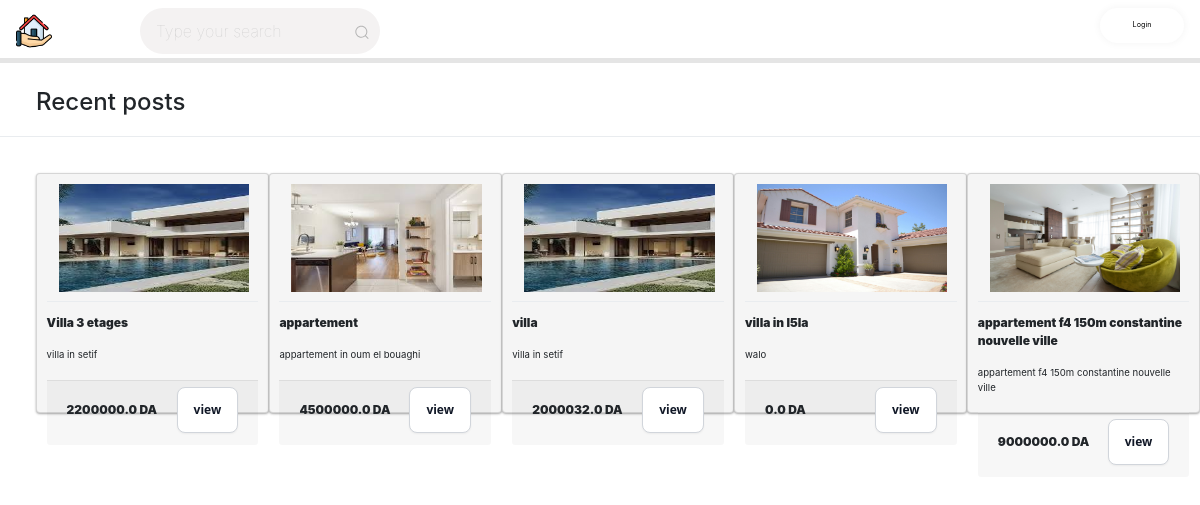
Screenshot of /real_estate/ with the database file from the repository.
### main/models.py (models this page shows, shortened)
class post(models.Model):
    user_id = models.ForeignKey("custom_user",on_delete=models.CASCADE)
    title = models.CharField(max_length=256)
    space = models.FloatField()
    floor_num = models.IntegerField()
    description = models.CharField(max_length=1024)
    price = models.FloatField()
    location = models.CharField(max_length=256)

class media_files(models.Model):
    post_id = models.ForeignKey("post",on_delete=models.CASCADE)
    path = models.ImageField(upload_to='post_pics/')

### main/views.py (the view)
# urls.py: 2. Add a URL to urlpatterns:  path('', views.home, name='home')
def home(request):
   posts = post.objects.prefetch_related('media_files_set').all()
   if not request.user.is_authenticated:
      return render(request , 'home.html',{'auth':False ,'delete_alert':False , 'posts':posts})
   else:
      return render(request , 'home.html',{'auth':True , 'posts':posts})

### main/templates/home.html (shortened to what this page needs)
{% load static %}
<!DOCTYPE html>
<html lang="en">
<head>
    <link rel="stylesheet" href="https://cdn.jsdelivr.net/npm/bootstrap@4.4.1/dist/css/bootstrap.min.css">
    <link rel="stylesheet" href="{% static 'css/home.css' %}">
</head>
<body>
  <div class="navbar">
    <img src="{% static 'public/external/brand.png' %}" >
    <div class="action-bar">
      <form action="{%url 'search'%}" method="post">
    <div class="search">
      <input type="text" class="search__input" placeholder="Type your search" name="search">
      <button class="search__button" type="submit">
      </button>
    </div>
      </form>
    <div class="account-container">
      {% if auth is False %}
       <a href="{% url 'login' %}"><button class="login-out">Login</button></a>
      {% endif %}
    </div>
  </div>
  </div>
  <p style="font-weight:500;font-size:2vw;margin-left:3vw;margin-top:2vw">Recent posts</p>
  <hr class="dropdown-divider">
  {%if posts%}
    <div class="cards">
    {%for post in posts%}
      <div class="card">
        <div class="card-img"><img src="{{post.media_files_set.first.path.url}}" alt=""></div>
        <hr class="dropdown-divider">
        <div class="card-info">
          <p class="text-title">{{post.title}} </p>
          <p class="text-body">{{post.description}}</p>
        </div>
        <div class="card-footer">
        <span class="text-title">{{post.price}} DA</span>
        <a href="{% url 'show post' post.id%}"><button class="view-item">view</button></a>
      </div>
    </div>
    {%endfor%}
  </div>
  {%else%}
  <div style="display: flex;justify-content: center;">
  <h2>No result</h2>
</div>
  {%endif%}
</body>

### main/static/css/home.css (style rules this page uses)
.navbar { width: 100vw; height: 5vw; background-color:#ffffff; display: flex; flex-direction: row; justify-content: space-between; border-bottom: 2px solid rgba(0, 0, 0, 0.105); box-shadow: 0px 3px 0px rgba(0, 0, 0, 0.1); z-index: 999; }
.navbar img { max-width: 3vw; }
.action-bar { width: 90vw; display: flex; justify-content: space-between; flex-direction: row; }
.search { display: flex; align-items: center; justify-content: space-between; text-align: center; margin-left: 3vw; }
.search__input { font-family: inherit; font-size: inherit; background-color: #f4f2f2; border: none; color: #646464; padding: 0.7rem 1rem; border-radius: 30px; width: 20vw; transition: all ease-in-out .5s; margin-right: -2rem; }
.search__button { border: none; background-color: #f4f2f2; }
.search__icon { height: 1.3em; width: 1em; fill: #b4b4b4; }
.account-container { max-width: 15vw; display: flex; justify-content: flex-start; }
.login-out { padding: 1vw 1vw; width: 7vw; border-radius: 50px; cursor: pointer; border: 0; background-color: #ffffff; box-shadow: rgb(0 0 0 / 5%) 0 0 8px; font-size: .6vw; transition: all 0.5s ease; }
.cards { display: flex; justify-content: flex-start; margin-left: 3vw; margin-top: 3vw; height: 50vw; }
.card { width: 25vw; height: 20vw; padding: .8vw; background: #f5f5f5; position: relative; overflow: visible; box-shadow: 0 1px 3px rgba(0,0,0,0.12), 0 1px 2px rgba(0,0,0,0.24); }
.card-img { height: 50%; width: 100%; transition: .3s ease; }
.card-img img { width: 90%; margin-left: 1vw; max-height: 9vw; }
.card-info { padding-top: 2%; }
.card-footer { width: 100%; display: flex; justify-content: space-between; align-items: center; padding-top: .5vw; border-top: 1px solid #ddd; }
.text-title { font-weight: 900; font-size: 1vw; }
.text-body { font-size: .8vw; padding-bottom: .1vw; }
.view-item { background-color: #FFFFFF; border: 1px solid rgb(209,213,219); border-radius: .5rem; color: #111827; font-family: ui-sans-serif,system-ui,-apple-system,system-ui,"Segoe UI",Roboto,"Helvetica Neue",Arial,"Noto Sans",sans-serif,"Apple Color Emoji","Segoe UI Emoji","Segoe UI Symbol","Noto Color Emoji"; font-size: 1vw; font-weight: 600; transition: ease-in 0.5s; line-height: 1.25rem; padding: .75rem 1rem; text-align: center; -webkit-box-shadow: 0 1px 2px 0 rgba(0, 0, 0, 0.05); box-shadow: 0 1px 2px 0 rgba(0, 0, 0, 0.05); cursor: pointer; -moz-user-select: none; -ms-user-select: none; user-select: none; -webkit-user-select: none; -ms-touch-action: manipulation; touch-action: manipulation; }

### rows the page displays
post: media_files_set.first.path (picture), title "Villa 3 etages", description "villa in setif", price "2200000.0"
post: media_files_set.first.path (picture), title "appartement", description "appartement in oum el bouaghi", price "4500000.0"
post: media_files_set.first.path (picture), title "villa", description "villa in setif", price "2000032.0"
post: media_files_set.first.path (picture), title "villa in l5la", description "walo", price "0.0"
post: media_files_set.first.path (picture), title "appartement f4 150m constantine nouvelle ville", description "appartement f4 150m constantine nouvelle ville", price "9000000.0"
